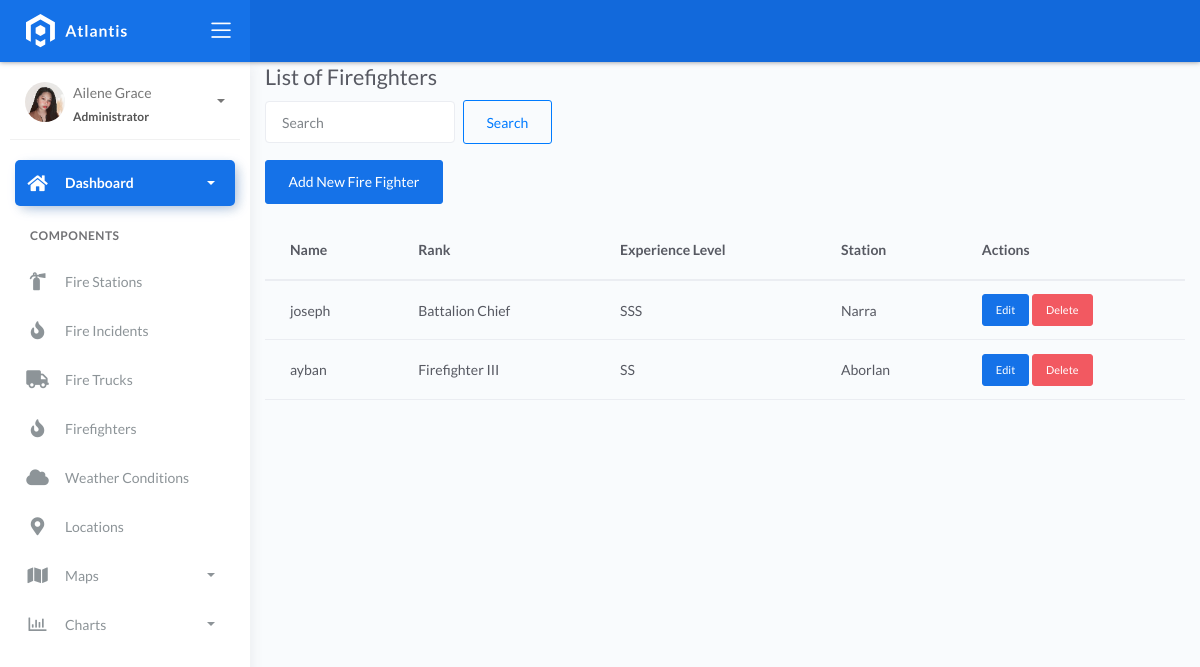
Page /firefighters/ on the earlier database version.
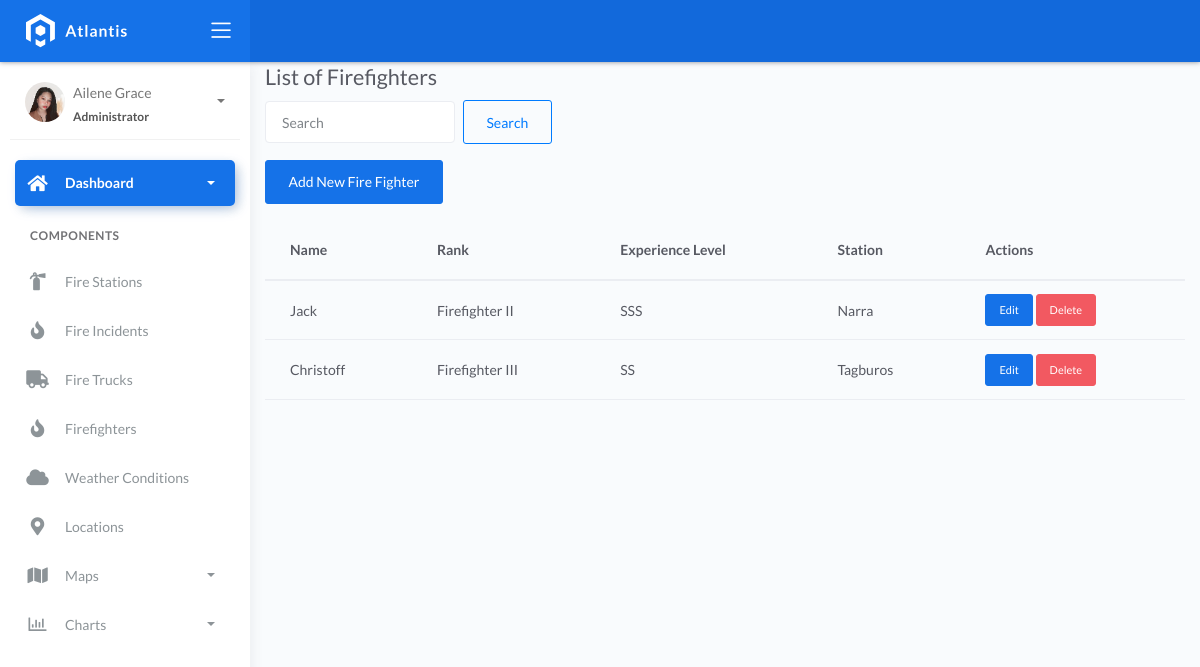
Same page on the later database version.
### fire/models.py (models this page shows, shortened)
class BaseModel(models.Model):
    created_at = models.DateTimeField(auto_now_add=True, db_index=True)
    updated_at = models.DateTimeField(auto_now=True)
    class Meta:
        abstract = True

class Firefighters(BaseModel):
    XP_CHOICES = (
        ('Probationary Firefighter', 'Probationary Firefighter'),
        ('Firefighter I', 'Firefighter I'),
        ('Firefighter II', 'Firefighter II'),
        ('Firefighter III', 'Firefighter III'),
        ('Driver', 'Driver'),
        ('Captain', 'Captain'),
        ('Battalion Chief', 'Battalion Chief'),)
    name = models.CharField(max_length=150)
    rank = models.CharField(max_length=150, choices=XP_CHOICES)
    experience_level = models.CharField(max_length=150)
    station = models.ForeignKey(FireStation, on_delete=models.SET_NULL, null=True, blank=True)

class FireStation(BaseModel):
    name = models.CharField(max_length=150)
    latitude = models.DecimalField(
        max_digits=22, decimal_places=16, null=True, blank=True)
    longitude = models.DecimalField(
        max_digits=22, decimal_places=16, null=True, blank=True)
    address = models.CharField(max_length=150)
    city = models.CharField(max_length=150)  # can be in separate table
    country = models.CharField(max_length=150)  # can be in separate table

### fire/views.py (the view)
# urls.py: path('firefighters/', views.firefighter_list, name='firefighter_list'),
def firefighter_list(request):
    query = request.GET.get('q')
    if query:
        firefighters = Firefighters.objects.filter(
            Q(name__icontains=query) |
            Q(rank__icontains=query) |
            Q(experience_level__icontains=query) |
            Q(station__name__icontains=query)
        )
    else:
        firefighters = Firefighters.objects.all()
    return render(request, 'firefighter_list.html', {'firefighters': firefighters})

### templates/firefighter_list.html (shortened to what this page needs)
{% extends 'base.html' %}
{% block content %}
<div class="container">
    <h2>List of Firefighters</h2>
    <form method="get" class="form-inline mb-3">
        <input type="text" name="q" class="form-control mr-2" placeholder="Search" value="{{ request.GET.q }}">
        <button type="submit" class="btn btn-outline-primary">Search</button>
      </form>
      <a href="{% url 'firefighter_create' %}" class="btn btn-primary mb-3">Add New Fire Fighter</a>
      <table class="table">
        <thead>
            <tr>
                <th>Name</th>
                <th>Rank</th>
                <th>Experience Level</th>
                <th>Station</th>
                <th>Actions</th>
            </tr>
        </thead>
        <tbody>
            {% for firefighter in firefighters %}
            <tr>
                <td>{{ firefighter.name }}</td>
                <td>{{ firefighter.rank }}</td>
                <td>{{ firefighter.experience_level }}</td>
                <td>{{ firefighter.station.name }}</td>
                <td>
                    <a href="{% url 'firefighter_update' firefighter.pk %}" class="btn btn-sm btn-primary">Edit</a>
                    <a href="{% url 'firefighter_delete' firefighter.pk %}" class="btn btn-sm btn-danger">Delete</a>
                </td>
            </tr>
            {% endfor %}
        </tbody>
    </table>
</div>
{% endblock %}

### templates/base.html (shortened to what this page needs)
{% load static %}
<!DOCTYPE html>
<html lang="en">
<head>
  <link rel="stylesheet" href="{% static 'css/bootstrap.min.css' %}" />
  <link rel="stylesheet" href="{% static 'css/atlantis.min.css' %}" />
  <link rel="stylesheet" href="{% static 'css/demo.css' %}" />
</head>
<body>
  <div class="wrapper">
    <div class="main-header">
      <div class="logo-header" data-background-color="blue">
        <a href="index.html" class="logo">
          <img src="{% static 'img/logo.svg' %}" alt="navbar brand" class="navbar-brand" />
        </a>
        <div class="nav-toggle">
          <button class="btn btn-toggle toggle-sidebar">
            <i class="icon-menu"></i>
          </button>
        </div>
      </div>
      <nav class="navbar navbar-header navbar-expand-lg" data-background-color="blue2">
      </nav>
    </div>
    <div class="sidebar sidebar-style-2">
      <div class="sidebar-wrapper scrollbar scrollbar-inner">
        <div class="sidebar-content">
          <div class="user">
            <div class="avatar-sm float-left mr-2">
              <img src="{% static 'img/prof.jpg' %}" alt="..." class="avatar-img rounded-circle" />
            </div>
            <div class="info">
              <a data-toggle="collapse" href="#collapseExample" aria-expanded="true">
                <span>
                  Ailene Grace
                  <span class="user-level">Administrator</span>
                  <span class="caret"></span>
                </span>
              </a>
            </div>
          </div>
          <ul class="nav nav-primary">
            <li class="nav-item active">
              <a data-toggle="collapse" href="#dashboard" class="collapsed" aria-expanded="false">
                <i class="fas fa-home"></i>
                <p>Dashboard</p>
                <span class="caret"></span>
              </a>
            </li>
            <li class="nav-section">
              <h4 class="text-section">Components</h4>
            </li>
            <li class="nav-item">
              <a href="{% url 'fire_station_list' %}">
                <i class="fas fa-fire-extinguisher"></i>
                <p>Fire Stations</p>
              </a>
            </li>
            <li class="nav-item">
              <a href="{% url 'incident_list' %}">
                <i class="fas fa-fire"></i>
                <p>Fire Incidents</p>
              </a>
            </li>
            <li class="nav-item">
              <a href="{% url 'firetruck_list' %}">
                <i class="fas fa-truck"></i>
                <p>Fire Trucks</p>
              </a>
            </li>
            <li class="nav-item">
              <a href="{% url 'firefighter_list' %}">
                <i class="fas fa-fire"></i>
                <p>Firefighters</p>
              </a>
            </li>
            <li class="nav-item">
              <a href="{% url 'weatherconditions_list' %}">
                <i class="fas fa-cloud"></i>
                <p>Weather Conditions</p>
              </a>
            </li>
            <li class="nav-item">
              <a href="{% url 'location_list' %}">
                <i class="fas fa-map-marker-alt"></i>
                <p>Locations</p>
              </a>
            </li>
            <li class="nav-item">
              <a data-toggle="collapse" href="#maps">
                <i class="fas fa-map"></i>
                <p>Maps</p>
                <span class="caret"></span>
              </a>
            </li>
            <li class="nav-item">
              <a data-toggle="collapse" href="#charts">
                <i class="far fa-chart-bar"></i>
                <p>Charts</p>
                <span class="caret"></span>
              </a>
            </li>
          </ul>
        </div>
      </div>
    </div>
    <div class="main-panel">
      <div class="content">
        {% block content %}
        {% endblock %}
      </div>
    </div>
  </div>
</body>
</html>

Differences in the rows shown:
changed Firefighters "SSS": name "joseph" → "Jack"; rank "Battalion Chief" → "Firefighter II"
changed Firefighters "Firefighter III": name "ayban" → "Christoff"; station.name "Aborlan" → "Tagburos"
